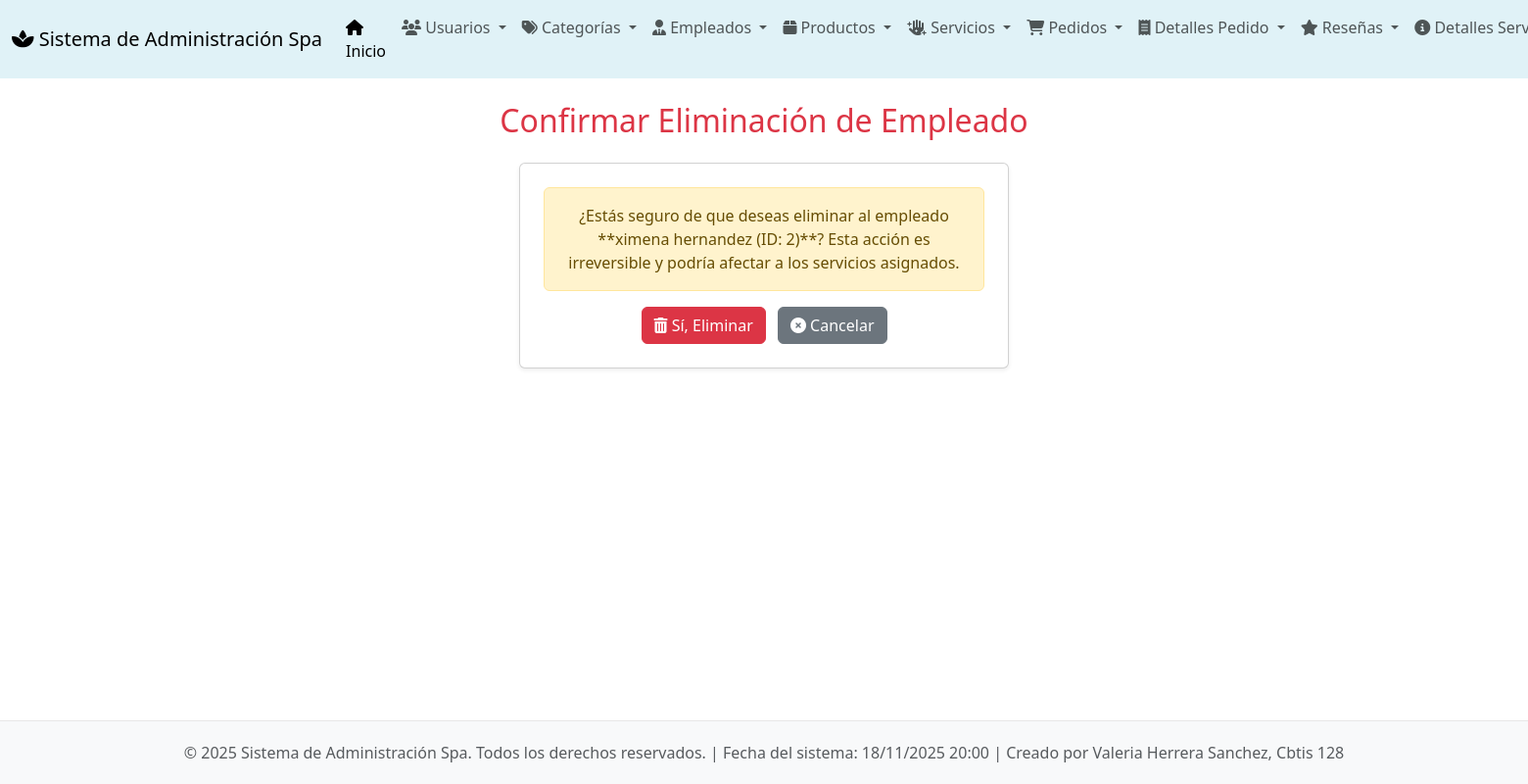
The page /empleados/borrar/2/ on the database its author committed.
### app_Spa/models.py (models this page shows, shortened)
class Empleados(models.Model):
    id_empleado = models.AutoField(primary_key=True, unique=True)
    nombre = models.CharField(max_length=20)
    apellido = models.CharField(max_length=50)
    correo = models.EmailField(max_length=100)
    telefono = models.CharField(max_length=20)
    direccion = models.CharField(max_length=25)
    fecha_contratacion = models.CharField(max_length=15)
    salario = models.DecimalField(max_digits=10, decimal_places=2)
    horario = models.CharField(max_length=50)
    activo = models.BooleanField(default=True)
    puesto = models.CharField(max_length=50)

### app_Spa/views.py (the view)
# urls.py: path('empleados/borrar/<int:id_empleado>/', views.borrar_empleado, name='borrar_empleado'),
def borrar_empleado(request, id_empleado):
    empleado = get_object_or_404(Empleados, pk=id_empleado)
    if request.method == 'POST':
        empleado.delete()
        return redirect('ver_empleados')
    return render(request, 'empleados/borrar_empleado.html', {'empleado': empleado})

### app_Spa/templates/empleados/borrar_empleado.html (shortened to what this page needs)
{% extends 'base.html' %}
{% block content %}
<h2 class="mb-4 text-center" style="color: #dc3545;">Confirmar Eliminación de Empleado</h2>
<div class="card p-4 shadow-sm mx-auto" style="max-width: 500px;">
    <div class="alert alert-warning text-center" role="alert">
        ¿Estás seguro de que deseas eliminar al empleado **{{ empleado.nombre }} {{ empleado.apellido }} (ID: {{ empleado.id_empleado }})**?
        Esta acción es irreversible y podría afectar a los servicios asignados.
    </div>
    <form method="post" class="text-center">
        <button type="submit" class="btn btn-danger me-2"><i class="fas fa-trash-alt"></i> Sí, Eliminar</button>
        <a href="{% url 'ver_empleados' %}" class="btn btn-secondary"><i class="fas fa-times-circle"></i> Cancelar</a>
    </form>
</div>
{% endblock %}

### app_Spa/templates/base.html (style rules this page uses)
body { display: flex; flex-direction: column; min-height: 100vh; }

### rows shown on the page
Empleados: nombre "ximena", apellido "hernandez", id_empleado "2"
